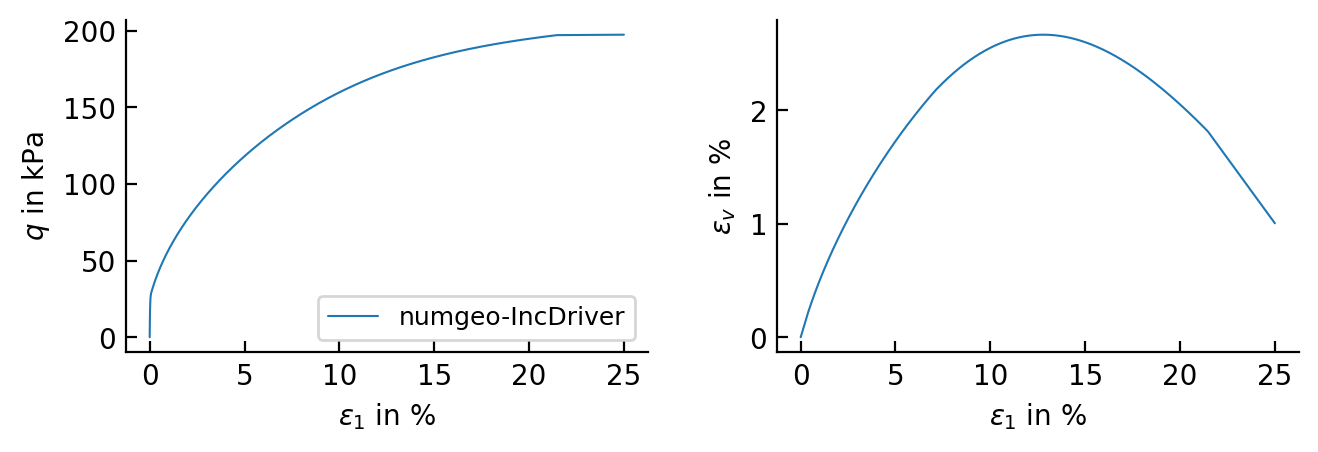

This chart was generated by the following Python code:
import numpy as np
import matplotlib.pyplot as plt
import pandas as pd

plt.rcParams['xtick.direction'] = 'in'
plt.rcParams['ytick.direction'] = 'in'

# -----------------------------------------------------------------------------
# Helpers
# -----------------------------------------------------------------------------
def cm2inch(*tupl):
    inch = 2.54
    if isinstance(tupl[0], tuple):
        return tuple(i/inch for i in tupl[0])
    else:
        return tuple(i/inch for i in tupl)

def load_data(filepath):
    """Liest eine .out-Datei ein und gibt berechnete Größen zurück."""
    data = pd.read_csv(filepath, skipinitialspace=False, delim_whitespace=True)
    eps11 = -data['stran(1)'] * 100.
    eps22 = -data['stran(2)'] * 100.
    eps33 = -data['stran(3)'] * 100.
    s11 = -data['stress(1)']
    s22 = -data['stress(2)']
    s33 = -data['stress(3)']
    epsv = eps11 + eps22 + eps33
    q = s11 - s22
    return eps11, eps22, epsv, q


# -----------------------------------------------------------------------------
# Plot
# -----------------------------------------------------------------------------
height = 6    # cm
width  = 8.5  # cm

fig, (sp1, sp2) = plt.subplots(
    nrows=1, ncols=2,
    figsize=cm2inch(2 * width, height),
    dpi=200, facecolor='white'
)

#files = ['./output_CD.out','./reference-numgeo.dat']
files = ['./output_CD.out']
labels = ['numgeo-IncDriver','numgeo']
linestyles = ['-', '--']

for filepath, label, linestyle in zip(files,labels,linestyles):
    try:
        eps11, eps22, epsv, q = load_data(filepath)
    except FileNotFoundError:
        print(f"Datei nicht gefunden, wird übersprungen: {filepath}")
        continue
    except Exception as e:
        print(f"Fehler beim Laden von {filepath}: {e}")
        continue

    if label == 'numgeo-IncDriver':
        sp1.plot(eps11, q, ls=linestyle, lw=0.75, zorder=1, label=label)
        sp2.plot(eps11, epsv, ls=linestyle, lw=0.75, zorder=1)
    else:
        sp1.plot(eps22, -q, ls=linestyle, lw=0.75, zorder=1, label=label)
        sp2.plot(eps22, epsv, ls=linestyle, lw=0.75, zorder=1)
# Achsenbeschriftungen
sp1.set_xlabel('$\\varepsilon_{1}$ in %')
sp1.set_ylabel('$q$ in kPa')
sp1.legend(loc='best')

sp2.set_xlabel('$\\varepsilon_{1}$ in %')
sp2.set_ylabel('$\\varepsilon_v$ in %')

plt.tight_layout(w_pad=1.2)
plt.show()
fig.savefig('triax_CD.pdf', bbox_inches='tight')
fig.savefig('triax_CD.png', bbox_inches='tight')
